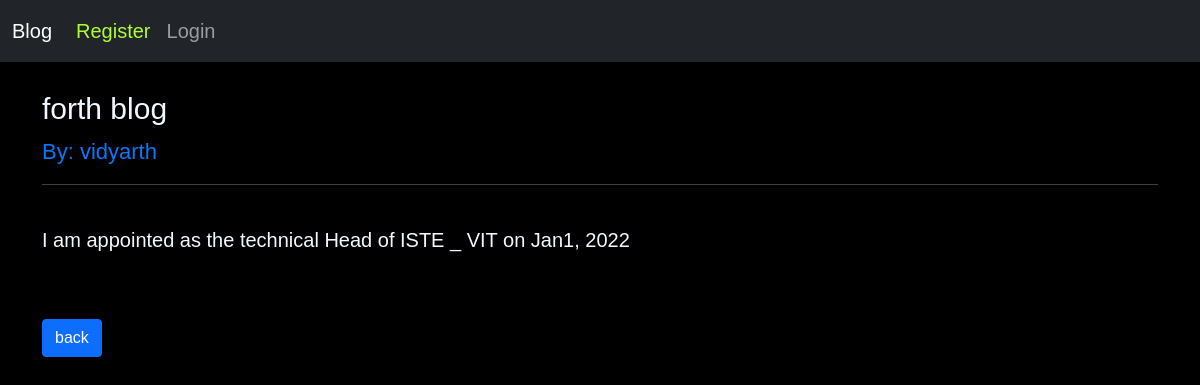
Page /article/5 on the committed database.
### myblog/models.py (models this page shows, shortened)
class post(models.Model):
    title = models.CharField(max_length=25)
    author = models.ForeignKey(User, on_delete=models.CASCADE)
    body = models.TextField()

### myblog/views.py (the view)
# urls.py: path('article/<int:pk>', articleview.as_view(), name = "article"),
class articleview(DetailView):
    model = post
    template_name = "article.html"

### myblog/templates/article.html (shortened to what this page needs)
{% extends 'base.html' %}
{% block content %}
<br>
    <h1>{{post.title}} &nbsp;
    <br></h1>
    <small>By: {{post.author}}</small>
    <hr>
    <br>
    <p>{{post.body}}</p>
    <br>
    <br>
    <a href="{% url 'home'  %}" class="btn btn-primary">back</a> <br>
{% endblock %}

### myblog/templates/base.html (style rules this page uses)
body { font-family: 'Gill Sans', 'Gill Sans MT', Calibri, 'Trebuchet MS', sans-serif; background-color: black; }
h1 { color: aliceblue; margin-top: 5px; font-size: 30px; }
a { text-decoration: none; font-size: 20px; }
small { color: rgb(6, 120, 250); font-size: 22px; }
hr { color: aliceblue; }
p { color:aliceblue; font-size: 20px; }

### rows in the picture
post: title "forth blog", author "vidyarth", body "I am appointed as the technical Head of ISTE _ VIT on Jan1, 2022"
